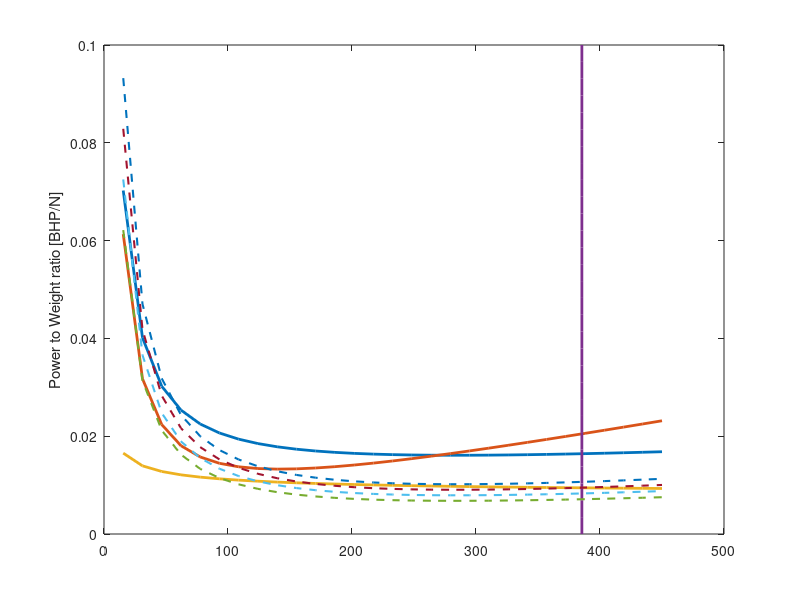

MATLAB code to generate this figure: (Note: this script raises an error after producing the figure.)
clear all;
close all;
clc;

neta=0.85
g=9.81;
Sg=30.48;                           %% Ground roll of about 100 ft
AR=8;                               %% Aspect ratio
b=1.85;                             %% Wing span
S=(b^2)/AR;                         %% Wetted area
MTOW=15*9.81;                       %% Total weight
Density=0.8881;                     %% Density at 4000 ft
Cl_cruise=0.9;                      %% Cruise coefficient of lift
Cl_max=1.3;
Cd_cruise=0.027;                    %% Cruise coefficient of drag
Cd_TO=0.040;                        %% Take-off coefficient of drag
Cl_TO=0.7;                          %% Take-off coefficient of lift
V_cruise=sqrt((2*MTOW)/(Density*S*Cl_cruise));
V_service_ceiling=0.508;            %% Vertical speed in 100 ft/min
e=1.78*(1-0.045*(8)^0.68)-0.64;     %% Oswalds efficiency factor
k=1/(pi*e*AR);                      %% Lift induced drag factor
q=(0.5*Density*V_cruise^2);         %% Dynamic pressure
n=2;                                %% Load factor
V_vertical_speed=3.048;             %% Vertical speed in 25 ft/sec
% V_stall=sqrt((2/Density)*(MTOW/S)*(1/Cl_max))               %% Stall speed
V_stall=25;
V_LOF=1.10*V_stall;                 %% Lift-off speed, 110% of stall speed
q_takeoff=(0.5*Density*(V_LOF/sqrt(2))^2);
mu=0.5;                             %% Ground friction coefficient
Density_SL=1.225;
sigma=Density/Density_SL;
V_approach=22;

W_S_landing=0.5*Cl_max*Density_SL*V_approach^2;


W_S=linspace(0,450,30);
T_W_landing=linspace(0,0.1,30);

for(i=1:1:length(W_S))
    
% T_W_cruise_speed(i)=(q*Cd_cruise*(1/W_S(i))+k*(1/q)*(W_S(i)))*(V_cruise/(neta*550))/(1.132*sigma-0.132);

T_W_Climb(i)=((V_vertical_speed/V_cruise)+(q/W_S(i))*Cd_cruise+(k/q)*(W_S(i)))*(V_cruise/(neta*550))/(1.132*sigma-0.132);

T_W_constant_veloc_turn(i)=(q*((Cd_cruise/W_S(i))+k*(n/q)^2 *(W_S(i))))*(V_cruise/(neta*550))/(1.132*sigma-0.132);

T_W_service(i)= ((V_service_ceiling/sqrt((2/Density)*W_S(i)*sqrt(k/(3*Cd_cruise))))+4*sqrt((k*Cd_cruise)/3))*(V_cruise/(neta*550))/(1.132*sigma-0.132);

T_W_takeoff(i)=((V_LOF^2/(2*g*Sg))+((q_takeoff*Cd_TO)/W_S(i)) + mu*(1-((q_takeoff*Cl_TO)/W_S(i))))*(V_cruise/(neta*550))/(1.132*sigma-0.132);

Cl_maxx(i)=(W_S(i))*(1/(0.5*Density*V_stall^2)); %% For stall speed

W_S_landings(i)=W_S_landing;
end


figure
plot(W_S,T_W_Climb,'Linewidth',2)
hold on
plot(W_S,T_W_constant_veloc_turn,'Linewidth',2)
hold on
plot(W_S,T_W_service,'Linewidth',2)
hold on
plot(W_S_landings,T_W_landing,'Linewidth',2)
hold on
ylabel('Power to Weight ratio [BHP/N]')

V_cruises=[30 35 40 45];
Cl_cruises=(2*MTOW)./(Density.*S.*V_cruises.^2);

for(m=1:1:length(W_S))
    for(j=1:1:length(V_cruises))    
    T_W_cruise_speed(m,j)=(q*Cd_cruise*(1/W_S(m))+k*(1/q)*(W_S(m)))*(V_cruises(j)/(neta*550))/(1.132*sigma-0.132);
    end
end

plot(W_S,T_W_cruise_speed,'--','Linewidth',1.5)
hold on
yyaxis right;
plot(W_S,Cl_maxx,'k','Linewidth',1.5)           %% STall speed curve
hold on
ylim([0 6])
xlabel('Wing loading [N/m^2]')
ylabel('Required Clmax')
title('Variation of Cruise speed')
legend('Rate of climb= 3m/s','Constant velocity turn','Service ceiling','Landing, Vapp =22m/s','Vcruise=30 m/s','Vcruise=35 m/s','Vcruise=40 m/s','Vcruise=45 m/s','V stall= 20m/s')


